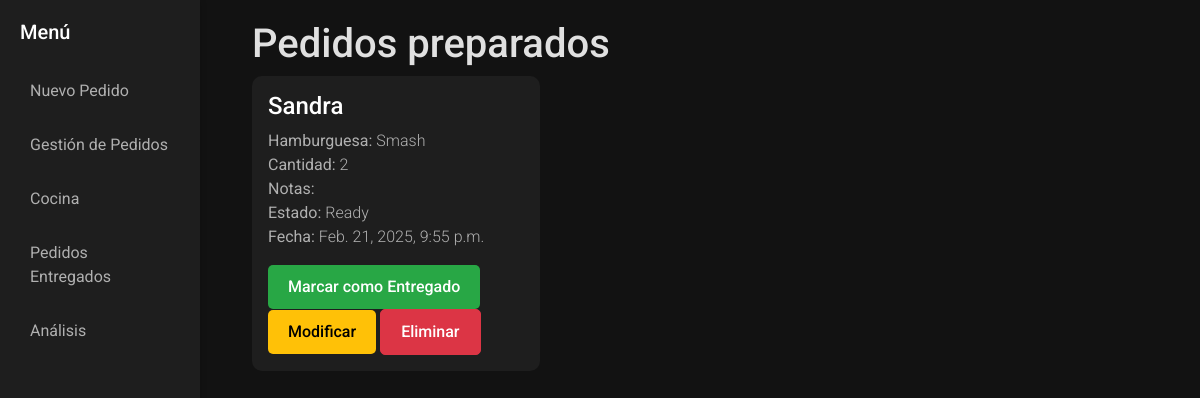
The app's page /lista/ with its own data.
### OSM/models.py (models this page shows, shortened)
class Pedido(models.Model):
    STATUS_CHOICES = [
        ('P', 'Pending'),
        ('I', 'In Progress'),
        ('R', 'Ready'),
        ('D', 'Delivered'),
    ]
    name = models.CharField(max_length=100)
    amount = models.IntegerField()
    notes = models.TextField(blank=True, null=True)
    date = models.DateTimeField(auto_now=True)
    burger = models.ForeignKey(Burger, on_delete=models.CASCADE)
    status = models.CharField(max_length=1, choices=STATUS_CHOICES, default='P')

class Burger(models.Model):
    name = models.CharField(max_length=100)
    description = models.TextField(blank=True, null=True)
    price = models.DecimalField(decimal_places=2, max_digits=10)

### OSM/views.py (the view)
# urls.py: path('lista/', views.lista, name='lista'),
def lista(request):
    pedidos = Pedido.objects.all()
    return render(request, 'lista.html', {'pedidos': pedidos})

### templates/lista.html
{% extends 'base.html' %}
{% block content %}
<div class="container">
    <h1>Pedidos preparados</h1>
    <div class="row">
        {% for pedido in pedidos %}
            {% if pedido.status == 'R' %}
        <div class="col-md-4 mb-3">
            <div class="card" style="width: 18rem;">
                <div class="card-body">
                    <h5 class="card-title">{{ pedido.name }}</h5>
                    <p class="card-text">
                        <strong>Hamburguesa:</strong> {{ pedido.burger.name }}<br>
                        <strong>Cantidad:</strong> {{ pedido.amount }}<br>
                        <strong>Notas:</strong> {{ pedido.notes }}<br>
                        <strong>Estado:</strong> {{ pedido.get_status_display }}<br>
                        <strong>Fecha:</strong> {{ pedido.date }}
                    </p>
                    <a href="{% url 'marcar' pedido.id %}" class="btn btn-success">Marcar como Entregado</a>
                    <a href="{% url 'modificar' pedido.id %}" class="btn btn-warning">Modificar</a>
                    <a href="{% url 'eliminar' pedido.id %}" class="btn btn-danger">Eliminar</a>
                </div>
            </div>
        </div>
            {% endif %}
        {% endfor %}
    </div>
</div>
{% endblock %}

### templates/base.html (style rules this page uses)
body { background-color: #121212; color: #e0e0e0; font-family: 'Roboto', sans-serif; margin: 0; padding: 0; }
.card { background-color: #1e1e1e; border: none; color: #e0e0e0; margin-bottom: 20px; transition: transform 0.2s ease, box-shadow 0.2s ease; border-radius: 10px; }
.card-title { color: #ffffff; font-weight: 500; font-size: 1.5rem; }
.card-text { color: #b0b0b0; font-weight: 300; }
.btn { font-weight: 500; border-radius: 5px; padding: 10px 20px; transition: background-color 0.3s ease; }
.btn-warning { background-color: #ffc107; border: none; }
.btn-success { background-color: #28a745; border: none; }

### records on screen
Pedido: name "Sandra", burger.name "Smash", amount "2", status "Ready", date "Feb. 21, 2025, 9:55 p.m."
